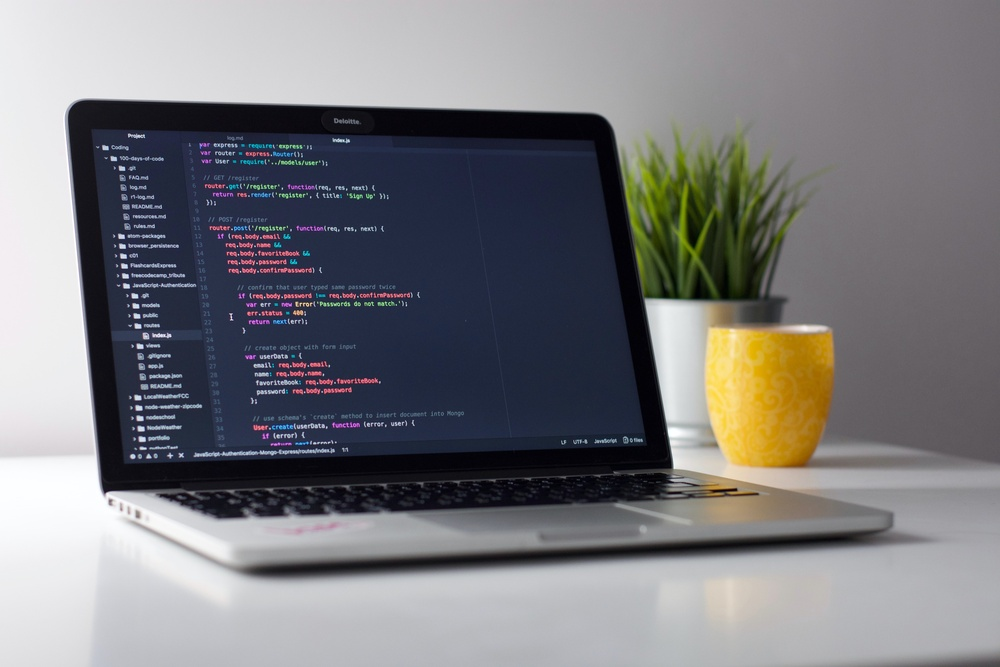
%> input picture Basic/test.jpg, 1000 x 667 px, shrunk from 6000 x 4000 before the run
$ octave log.m   (GNU Octave 9; MATLAB toolbox functions it lacks are replaced by stand-ins)
%> lines starting %> are read from the running program, lines starting %| are printed output that depends on the picture
G = rgb2gray(imread("test.jpg"));
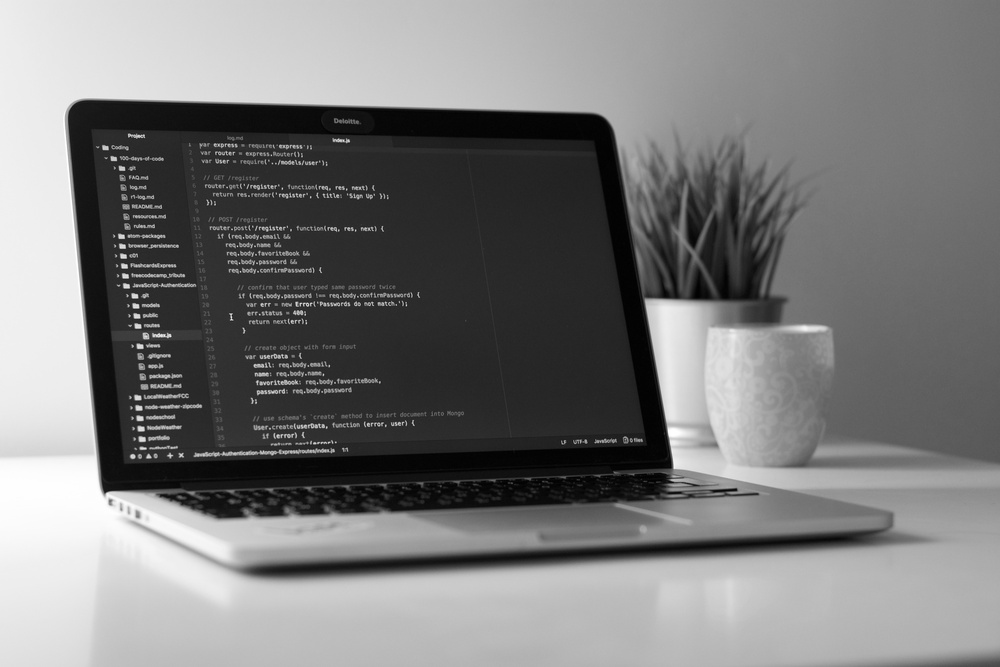
%> G: size 667x1000 uint8; min 0, max 255, mean 122.7
L = 255;
C = L/log10(1+L);
d = C*log10(1+double(G));
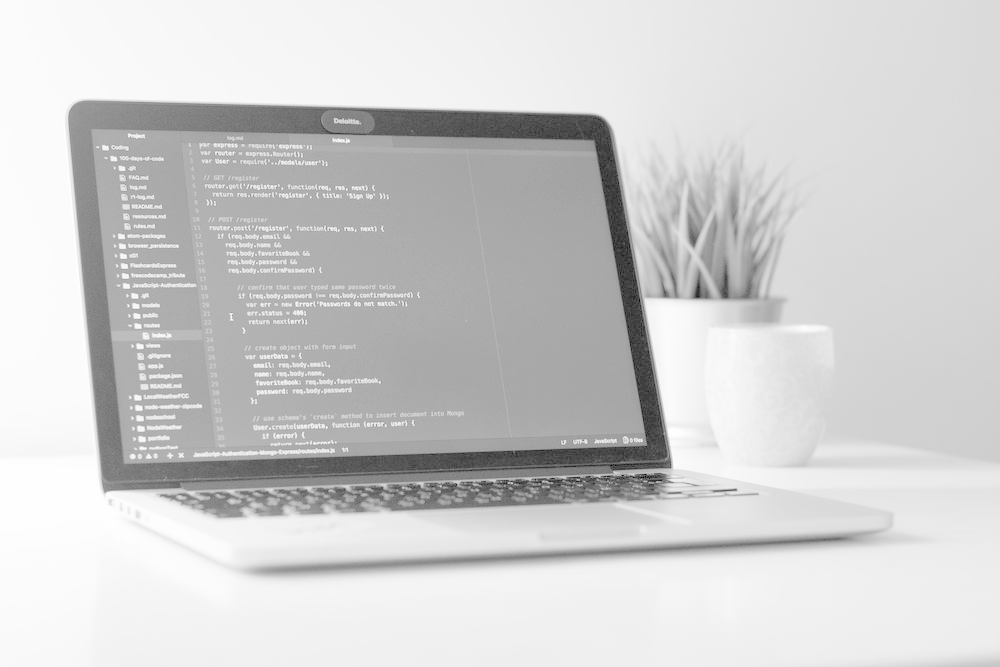
%> d: size 667x1000 double; min 0, max 255, mean 208.1
figure,subplot(1,2,1),imshow(G);title('Original Image');
subplot(1,2,2),imshow(uint8(d));title('Log Transformation Image');
